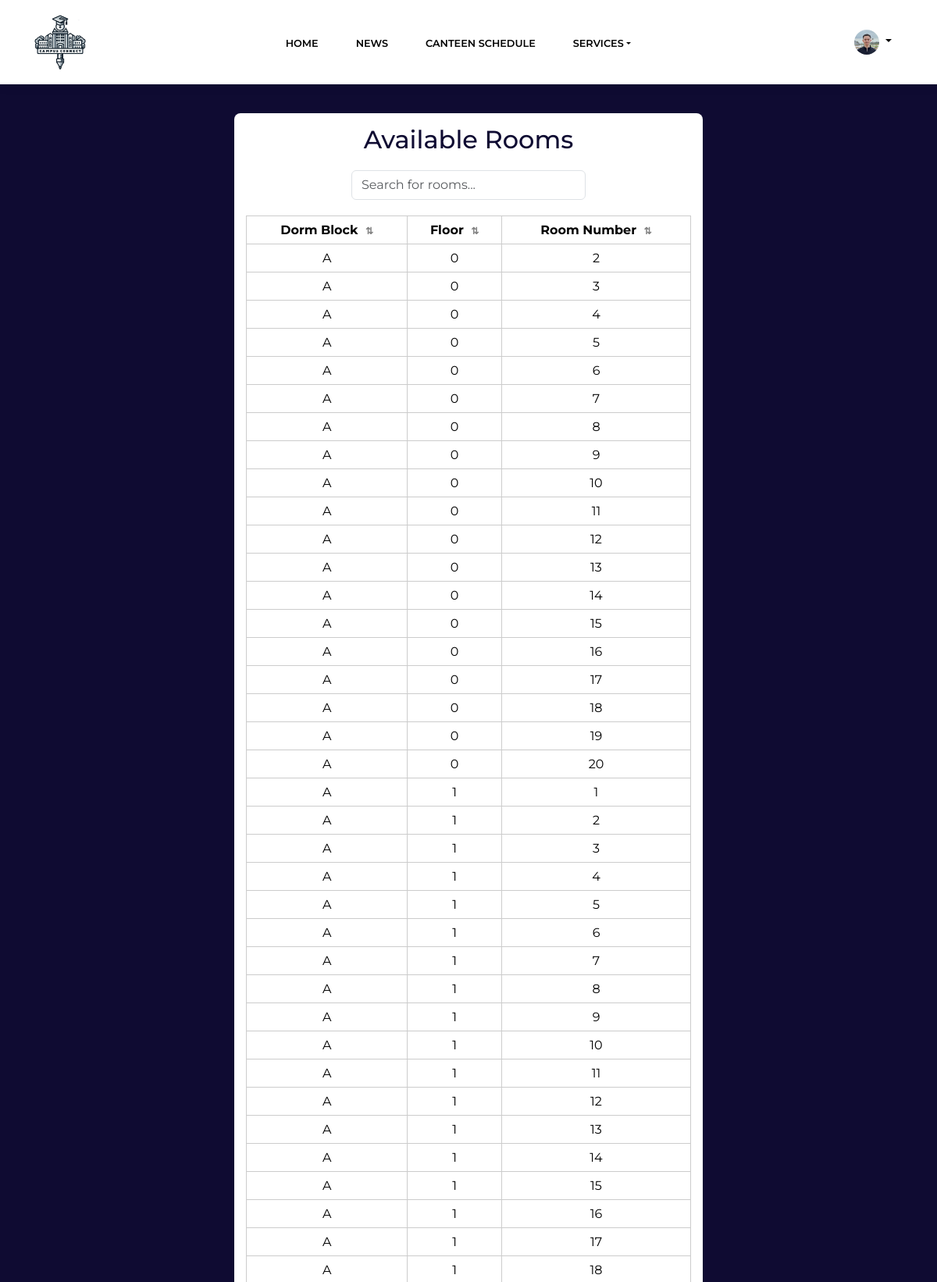
The app's page /BookRoom.php (signed in, upper part) with its own data.
### tables this page shows
CREATE TABLE `student` (
  `Id` varchar(255) NOT NULL,
  `firstName` varchar(100) NOT NULL,
  `lastName` varchar(100) NOT NULL,
  `Email` varchar(255) NOT NULL,
  `Password` varchar(255) NOT NULL,
  `roomId` int(11) DEFAULT NULL,
  `img_path` varchar(200) NOT NULL,
  `phone` varchar(50) DEFAULT NULL
);

CREATE TABLE `room` (
  `Id` int(11) NOT NULL,
  `FloorID` int(11) NOT NULL,
  `RoomNumber` int(11) NOT NULL,
  `blockid` int(11) NOT NULL
);

CREATE TABLE `block` (
  `Id` int(11) NOT NULL,
  `blockName` varchar(100) NOT NULL
);

CREATE TABLE `floor` (
  `Id` int(11) NOT NULL,
  `FloorNumber` int(11) NOT NULL,
  `BlockID` int(11) NOT NULL
);

### BookRoom.php (the view, shortened to what this page needs)
<?php
require 'headerStud.php';
$sql = "SELECT r.Id, r.RoomNumber, f.FloorNumber, b.blockName
        FROM room r
        JOIN floor f ON r.FloorID = f.Id
        JOIN block b ON f.BlockID = b.Id
        LEFT JOIN student s ON r.Id = s.roomId
        WHERE s.roomId IS NULL";
$result = $conn->query($sql);
$rooms = [];
if ($result && $result->num_rows > 0) {
    while ($row = $result->fetch_assoc()) {
        $rooms[] = $row;
    }
}
?>
<!DOCTYPE html>
<html lang="en">
<head>
    <link rel="stylesheet" href="assets/bootstrap/css/bootstrap.min.css">
    <link rel="stylesheet" href="assets/css/Rooms.css">
    <link rel="stylesheet" href="assets/css/styles.css">
</head>
<body>
    <div class="available-rooms">
        <h2>Available Rooms</h2>
        <input type="text" class="search-input form-control" id="search" placeholder="Search for rooms...">
        <table class="table">
            <thead>
                <tr>
                    <th data-column="block" class="sortable">Dorm Block <span class="sort-icon">⇅</span></th>
                    <th data-column="floor" class="sortable">Floor <span class="sort-icon">⇅</span></th>
                    <th data-column="number" class="sortable">Room Number <span class="sort-icon">⇅</span></th>
                </tr>
            </thead>
            <tbody id="room-table-body">
                <?php if (!empty($rooms)): ?>
                    <?php foreach ($rooms as $room): ?>
                        <tr>
                            <td><?php echo htmlspecialchars($room['blockName']); ?></td>
                            <td><?php echo htmlspecialchars($room['FloorNumber']); ?></td>
                            <td><?php echo htmlspecialchars($room['RoomNumber']); ?></td>
                        </tr>
                    <?php endforeach; ?>
                <?php else: ?>
                    <tr>
                        <td colspan="3">No available rooms.</td>
                    </tr>
                <?php endif; ?>
            </tbody>
        </table>
    </div>
    <?php include 'footer.php' ?>
</body>
</html>

### headerStud.php (shortened to what this page needs)
<?php
$studentId = $_SESSION['user']['Id'] ;
if ($studentId && $_SESSION['user']['isStud']===true) {
    require 'db_connection.php';
    $stmt = $conn->prepare("SELECT img_path FROM student WHERE Id = ?");
    $stmt->bind_param("i", $studentId);
    $stmt->execute();
    $result = $stmt->get_result();
    $user = $result->fetch_assoc();
    if ($user && isset($user['img_path'])) {
        $imgPath = $user['img_path'];
    }
} else {
    die("you are employee hhhhh");
}
?>
<header>
    <nav class="navbar navbar-expand-lg fixed-top bg-body clean-navbar">
        <div class="container">
            <a class="navbar-brand-logo" href="#">
                <img class="logo_img" src="assets/img/logo.png" alt="Brand Logo">
            </a>
            <div class="collapse navbar-collapse" id="navcol-1">
                <ul class="navbar-nav mx-auto">
                    <li id="nav-item" class="nav-item"><a class="nav-link" href="index.php">Home</a></li>
                    <li id="nav-item" class="nav-item"><a class="nav-link" href="news.php">News</a></li>
                    <li id="nav-item" class="nav-item"><a class="nav-link" href="Canteen.php">Canteen Schedule</a></li>
                    <li id="nav-drop" class="nav-item dropdown">
                        <a class="nav-link dropdown-toggle" href="#" id="servicesDropdown" role="button" data-bs-toggle="dropdown" aria-expanded="false">Services</a>
                    </li>
                </ul>
                <div class="dropdown d-none d-lg-block me-3">
                    <a href="#" class="d-block link-body-emphasis text-decoration-none dropdown-toggle" data-bs-toggle="dropdown" aria-expanded="false">
                        <img src="<?php echo htmlspecialchars($imgPath); ?>" alt="Profile Picture" width="32" height="32" class="rounded-circle">
                    </a>
                </div>
            </div>
        </div>
    </nav>
</header>

### assets/css/Rooms.css (style rules this page uses)
body { background-color: #0f0b32; display: flex; flex-direction: column; }
input, select, textarea { padding: 10px; margin-bottom: 20px; border: 1px solid #ccc; border-radius: 4px; width: 100%; }
.available-rooms { margin: 20px auto; background-color: white; color: #0f0b32; padding: 15px; border-radius: 8px; width: 80%; max-width: 600px; display: block; text-align: center; }
.available-rooms .table { text-align: center; width: 100%; border-collapse: collapse; margin-top: 10px; background-color: #0f0b32; }
th, td { padding: 10px; border: 1px solid #ccc; }
th { background-color: #0f0b32; color: white; cursor: pointer; }
.sortable { cursor: pointer; position: relative; user-select: none; }
.sort-icon { font-size: 12px; margin-left: 5px; color: gray; }
tr:nth-child(even) { background-color: #f2f2f2; }
.search-input { max-width: 300px; margin: 20px auto; display: block; }

### assets/css/styles.css (style rules this page uses)
body { padding-top:125px; }
.nav-link { text-decoration: none; color: #000; position: relative; padding-bottom: 5px; background-image: linear-gradient(to right, #001226 0%, #001226 100%); background-size: 0% 2px; background-position: left bottom; background-repeat: no-repeat; transition: background-size 0.4s ease; }
.logo_img { height: 70px; width:70px; }

### records on screen
student: img_path (picture)
room: block.blockName "A", FloorID.FloorNumber "0", RoomNumber "2"
room: block.blockName "A", FloorID.FloorNumber "0", RoomNumber "3"
room: block.blockName "A", FloorID.FloorNumber "0", RoomNumber "4"
room: block.blockName "A", FloorID.FloorNumber "0", RoomNumber "5"
room: block.blockName "A", FloorID.FloorNumber "0", RoomNumber "6"
room: block.blockName "A", FloorID.FloorNumber "0", RoomNumber "7"
room: block.blockName "A", FloorID.FloorNumber "0", RoomNumber "8"
room: block.blockName "A", FloorID.FloorNumber "0", RoomNumber "9"
room: block.blockName "A", FloorID.FloorNumber "0", RoomNumber "10"
room: block.blockName "A", FloorID.FloorNumber "0", RoomNumber "11"
room: block.blockName "A", FloorID.FloorNumber "0", RoomNumber "12"
room: block.blockName "A", FloorID.FloorNumber "0", RoomNumber "13"
room: block.blockName "A", FloorID.FloorNumber "0", RoomNumber "14"
room: block.blockName "A", FloorID.FloorNumber "0", RoomNumber "15"
room: block.blockName "A", FloorID.FloorNumber "0", RoomNumber "16"
room: block.blockName "A", FloorID.FloorNumber "0", RoomNumber "17"
room: block.blockName "A", FloorID.FloorNumber "0", RoomNumber "18"
room: block.blockName "A", FloorID.FloorNumber "0", RoomNumber "19"
room: block.blockName "A", FloorID.FloorNumber "0", RoomNumber "20"
room: block.blockName "A", FloorID.FloorNumber "1", RoomNumber "1"
room: block.blockName "A", FloorID.FloorNumber "1", RoomNumber "2"
room: block.blockName "A", FloorID.FloorNumber "1", RoomNumber "3"
room: block.blockName "A", FloorID.FloorNumber "1", RoomNumber "4"
room: block.blockName "A", FloorID.FloorNumber "1", RoomNumber "5"
room: block.blockName "A", FloorID.FloorNumber "1", RoomNumber "6"
room: block.blockName "A", FloorID.FloorNumber "1", RoomNumber "7"
room: block.blockName "A", FloorID.FloorNumber "1", RoomNumber "8"
room: block.blockName "A", FloorID.FloorNumber "1", RoomNumber "9"
room: block.blockName "A", FloorID.FloorNumber "1", RoomNumber "10"
room: block.blockName "A", FloorID.FloorNumber "1", RoomNumber "11"
room: block.blockName "A", FloorID.FloorNumber "1", RoomNumber "12"
room: block.blockName "A", FloorID.FloorNumber "1", RoomNumber "13"
room: block.blockName "A", FloorID.FloorNumber "1", RoomNumber "14"
room: block.blockName "A", FloorID.FloorNumber "1", RoomNumber "15"
room: block.blockName "A", FloorID.FloorNumber "1", RoomNumber "16"
room: block.blockName "A", FloorID.FloorNumber "1", RoomNumber "17"
room: block.blockName "A", FloorID.FloorNumber "1", RoomNumber "18"
